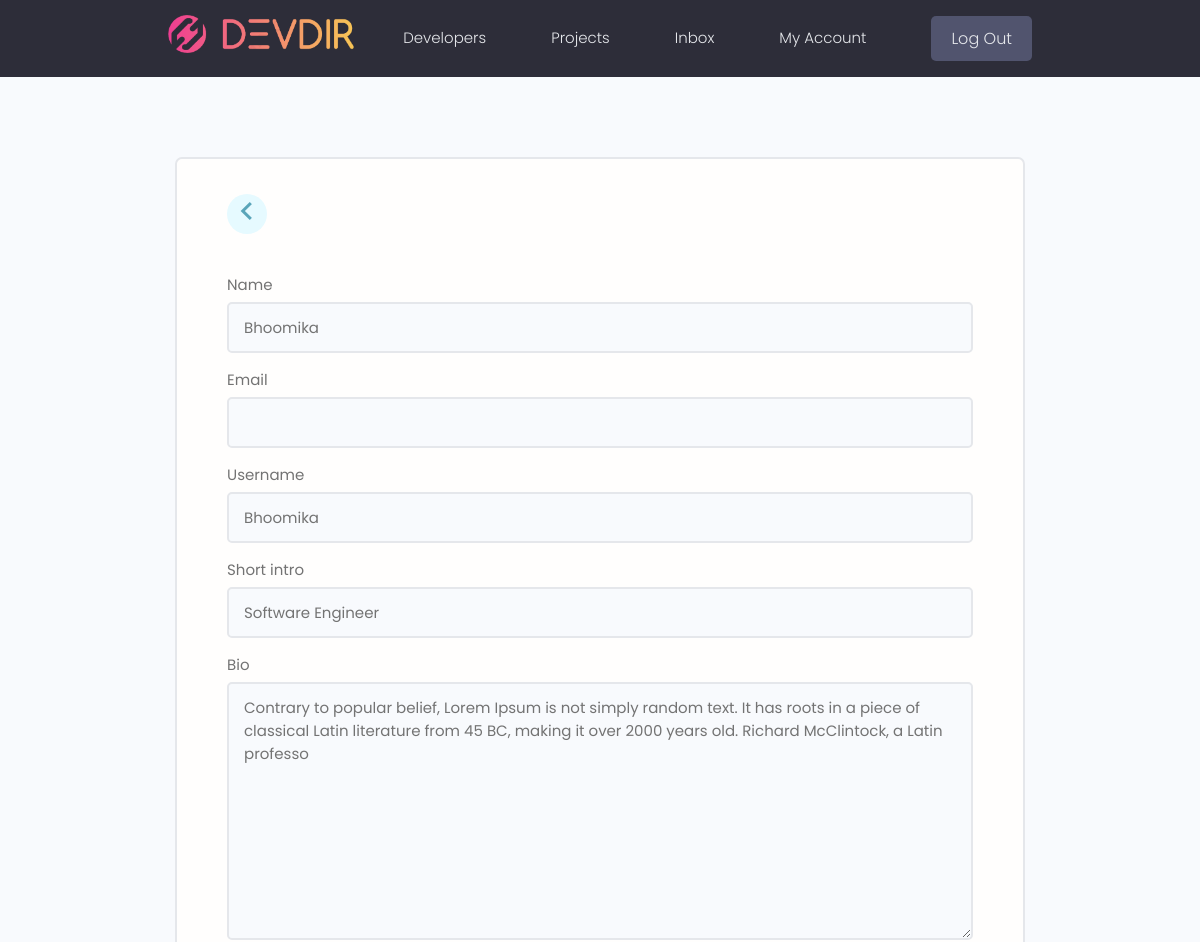
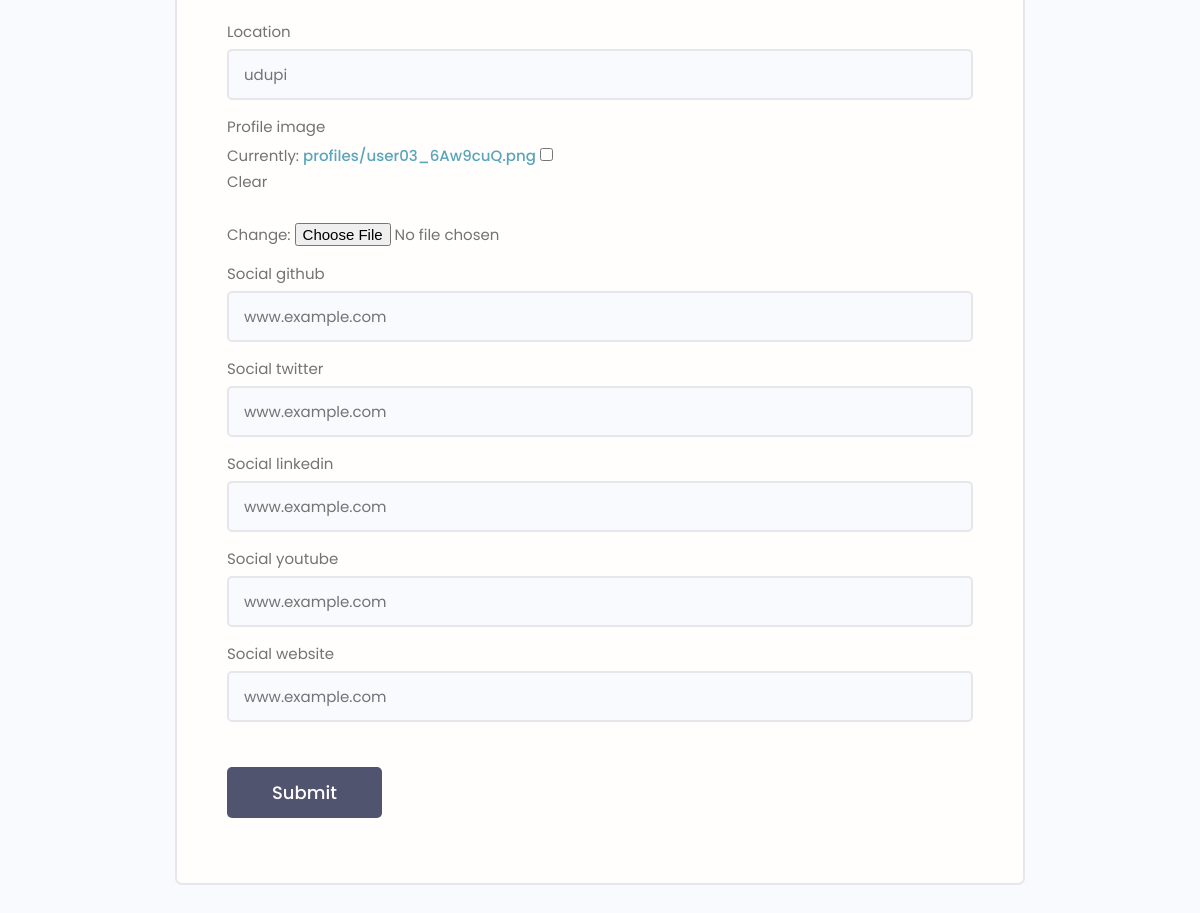
Page /edit-account/ (signed in) on the committed database (2 pictures, top to bottom).
### users/models.py (models this page shows, shortened)
class Profile(models.Model):
    id = models.UUIDField(default = uuid.uuid4, primary_key=True, unique=True, editable=False)
    user = models.OneToOneField(User,blank=True, null=True, on_delete=models.CASCADE)
    name = models.CharField(max_length=200, blank=True, null=True)
    email = models.EmailField(max_length=200, blank=True, null=True)
    username = models.CharField(max_length=200, blank=True , null=True )
    short_intro = models.CharField(max_length=200, blank=True, null=True)
    bio = models.TextField(max_length=255, blank=True, null=True)
    location = models.CharField(max_length=255, blank=True, null=True)
    profile_image = models.ImageField(blank=True, null=True, upload_to='profiles/', default='profiles/user-default.png')
    social_github =  models.CharField(max_length=255, blank=True, null=True)
    social_twitter = models.CharField(max_length=255, blank=True, null=True)
    social_linkedin = models.CharField(max_length=255, blank=True, null=True)
    social_youtube = models.CharField(max_length=255, blank=True, null=True)
    social_website = models.CharField(max_length=255, blank=True, null=True)
    created = models.DateTimeField(auto_now_add= True )
    class Meta:
        ordering = ['created']

### users/views.py (the view, shortened to what this page needs)
# urls.py: path('edit-account/', views.editAccount, name="edit-account"),
def editAccount(request):
    profile = request.user.profile
    form = ProfileForm(instance=profile)
    context ={'form':form}
    return render(request,'profile_form.html',context)

### users/forms.py
class ProfileForm(ModelForm):
    class Meta:
        model = Profile
        fields = '__all__'
        exclude = ['user']
    def __init__(self, *args, **kwargs):
        super(ProfileForm, self).__init__(*args, **kwargs)
        for name, field in self.fields.items():
            field.widget.attrs.update({'class': 'input input--text'})

### users/templates/profile_form.html (shortened to what this page needs)
{% extends 'main.html' %}
{% block content %}
<main class="formPage my-xl">
    <div class="content-box">
        <div class="formWrapper">
            <a class="backButton" href="{% url 'account' %}"><i class="im im-angle-left"></i></a>
            <br>
            <form class="form" method="POST" action="{% url 'edit-account' %}" enctype="multipart/form-data">
                {% for field in form %}
                <div class="form__field">
                    <label for="formInput#text">{{field.label}}</label>
                    {{field}}
                </div>
                {% endfor %}
                <input class="btn btn--sub btn--lg  my-md" type="submit" value="Submit" />
            </form>
        </div>
    </div>
</main>
{% endblock content %}

### static/css/app.css (style rules this page uses)
:root { --color-sub: #2d2d39; }
.btn--sub { background-color: var(--color-sub-light); }
.content-box { width: 95%; max-width: 85rem; margin: 0 auto; }
.backButton { background: var(--color-main-light); color: var(--color-main); width: 4rem; height: 4rem; display: flex; align-items: center; justify-content: center; border-radius: 50%; }
.backButton i { font-size: 1.8rem; }
.formPage .formWrapper { list-style: none; background: var(--color-white); padding: 3.5rem 5rem; border: 2px solid var(--color-light); border-radius: 0.7rem; }

### static/uikit/styles/modules/_variables.css (style rules this page uses)
:root { --color-main: #5aa5b9; --color-main-light: #e6faff; --color-sub: #3f4156; --color-sub-light: #51546e; --color-sub-lighter: #ededfd; --color-text: #737373; --color-gray: #8b8b8b; --color-light: #e5e7eb; --color-light-gray: #767676; --color-bg: #f8fafd; --color-white: #fffefd; --color-white-light: #f3f3f3; --color-success: #359e64; --color-success-bg: #def8e8; --color-error: #fc4b0b; --color-error-bg: #fff2ee; --font-base: 'Poppins', arial, helvetica, 'Segoe UI', roboto, ubuntu, sans-serif; --font-monospace: 'Fira Code', 'Courier New', courier, monospace; --font-regular: 300; --font-medium: 500; --font-bold: 700; --generic-shadow: 1px 1px 5px #00000010; --generic-transition: all 0.3s ease-in-out; }

### static/uikit/styles/modules/_base.css (style rules this page uses)
* { margin: 0; padding: 0; box-sizing: border-box; text-rendering: optimizeLegibility; color: inherit; font-size: inherit; }
html { font-size: 50%; }
@media only screen and (min-width: 480px) { html { font-size: 56.25%; } }
@media only screen and (min-width: 1200px) { html { font-size: 62.5%; } }
body { line-height: 1.6; font-weight: 400; font-size: 1.5rem; color: var(--color-text); background-color: var(--color-bg); min-height: 100vh; }

### static/uikit/styles/modules/_typography.css (style rules this page uses)
* { font-family: var(--font-base); }
a { padding-bottom: 2px; text-decoration: none; display: inline-block; color: var(--color-main); font-weight: var(--font-medium); }

### static/uikit/styles/modules/_utilities.css (style rules this page uses)
.my-md { margin: 3rem auto; }
.my-xl { margin: 8rem auto; }

### static/uikit/styles/modules/_button.css (style rules this page uses)
.btn { display: inline-block; position: relative; cursor: pointer; background-color: var(--color-light); font-weight: var(--font-medium); color: var(--color-sub); text-decoration: none; padding: 1rem 2rem; border-radius: 0.5rem; border: none; width: -webkit-fit-content; width: -moz-fit-content; width: fit-content; height: -webkit-fit-content; height: -moz-fit-content; height: fit-content; font-size: 1.6rem; outline-width: 0; outline-color: transparent; -webkit-backface-visibility: hidden; backface-visibility: hidden; transition: all 0.3s ease-in-out; }
.btn--sub { background-color: var(--color-sub); color: var(--color-white); }
.btn--lg { font-size: 1.8rem; padding: 1.2rem 4.5rem; }

### static/uikit/styles/modules/_form.css (style rules this page uses)
.form { display: block; }
.form__field { margin-top: 1.5rem; margin-bottom: 1.5rem; }
.form__label, .form__field > label { display: block; margin-bottom: 0.5rem; color: var(--color-text); }
input.input[type='text'], input.input[type='email'], input.input[type='password'], input.input[type='number'], select.input, textarea.input { min-width: 24rem; width: 100%; padding: 1.2rem 1.5rem; border-radius: 0.5rem; border: 2px solid var(--color-light); transition: all 0.3s ease-in-out; background-color: var(--color-bg); }

### rows in the picture
Profile: form "Bhoomika" "Bhoomika" "Software Engineer" "Contrary to popular belief, Lorem Ipsum is not simply random text. It has roots in a piece of classical Latin literature from 45 BC, making it over 2000 years old. Richard McClintock, a Latin professo" "udupi" "www.example.com" "www.example.com" "www.example.com" "www.example.com" "www.example.com"

### other values in the picture
{{ field.label }} "Name" "Email" "Username" "Short intro" "Bio" "Location" "Profile image" "Social github" "Social twitter" "Social linkedin" "Social youtube" "Social website"
